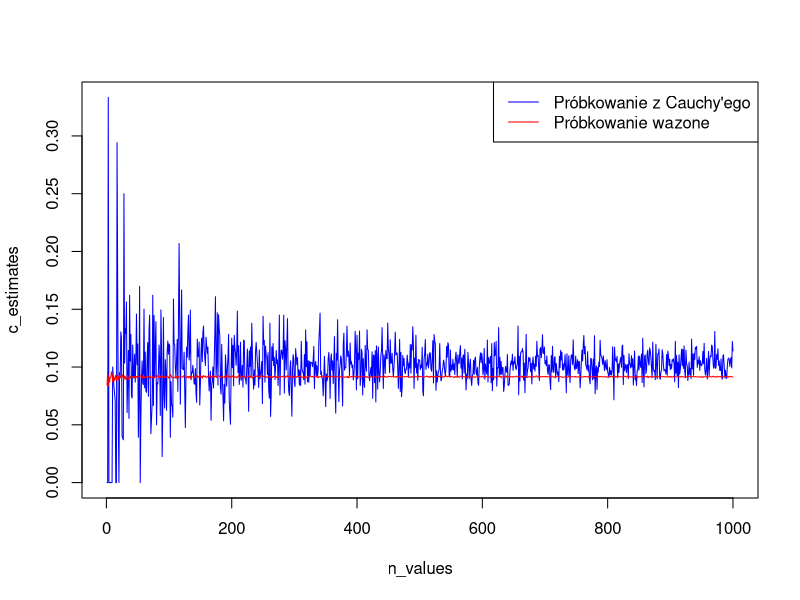

Source code (R): (Note: this script raises an error after producing the figure.)
set.seed(131311)

f <- function(x) 1 / (pi * (1 + x ^ 2))
g <- function(x) 3 / x ^ 2

cauchy <- function(n) {
    samples <- rcauchy(n)
    mean(samples > 3)
}

weighted <- function(n) {
    samples <- (3 / runif(n)) ^ 0.5 # Odwrócona funkcja dystrybuanty dla g(x)
    weights <- f(samples) / g(samples)
    sum(weights) / n
}


n_values <- 1:1000
c_estimates <- sapply(n_values, cauchy)
w_estimates <- sapply(n_values, weighted)

plot(n_values, c_estimates, type = "l", col = "blue",)
lines(n_values, w_estimates, col = "red")
legend("topright", legend = c("Próbkowanie z Cauchy'ego", "Próbkowanie wazone"),
       col = c("blue", "red"), lty = 1)

ptint(cauchy_estimates[1000])
print(weighted_estimates[1000])



lambda <- 2
n <- 200
replications <- 200

generate_sample_mean <- function(n, lambda) {
    sample <- rexp(n, rate = lambda)
    return(mean(sample))
}

sample_means <- replicate(replications, generate_sample_mean(n, lambda))

estimated_mean <- mean(sample_means)
estimated_variance <- var(sample_means)

cat("Rzeczywista wartość 1/λ:", 1 / lambda, "\n")
cat("Średnia estymatorów:", estimated_mean, "\n")
cat("Wariancja estymatorów:", estimated_variance, "\n")

theoretical_variance <- (1 / lambda) ^ 2 / n
cat("Teoretyczna wariancja estymatora:", theoretical_variance, "\n")
